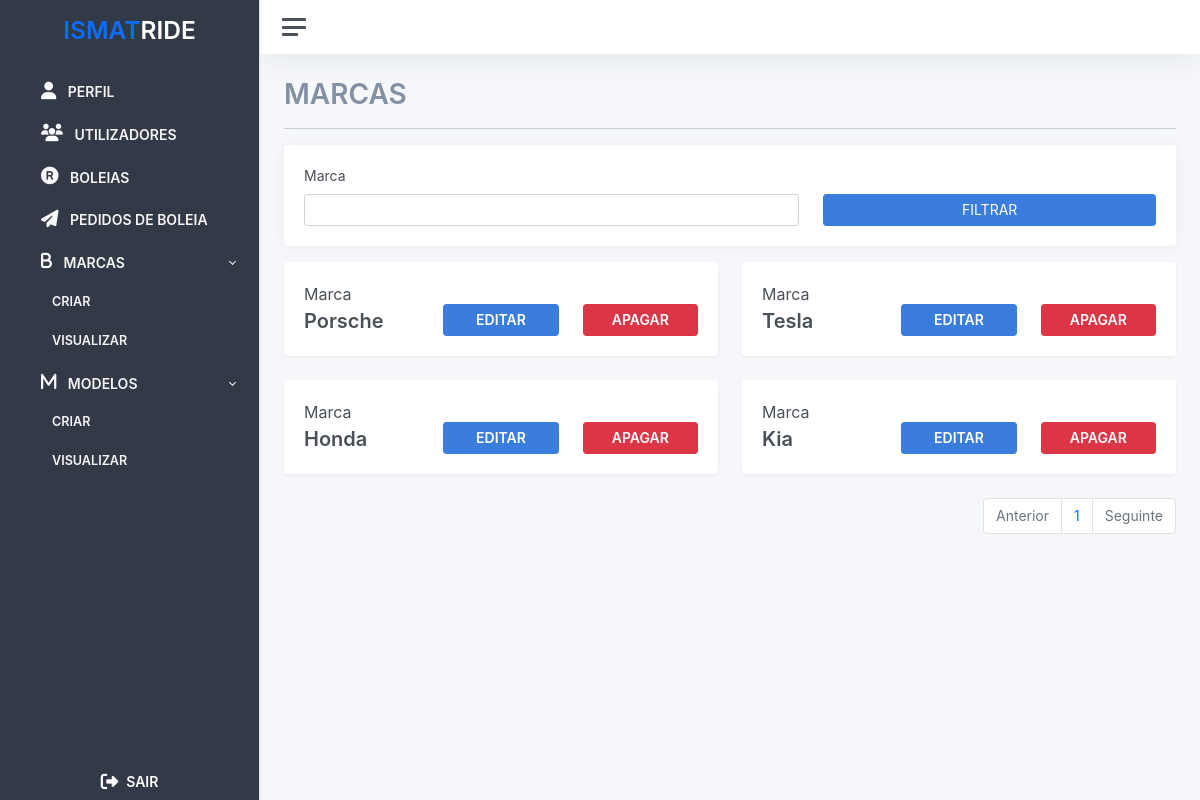
The page /admin/brands/list (signed in) on the database its author committed.
### src/users/users.py (models this page shows)
class Brand(db.Model):
	__tablename__ = 'brand'
	id = db.Column(db.Integer, primary_key=True)
	name = db.Column(db.String(100))

### src/admin/routes.py (the view)
@admin_bp.route("/brands/list")
@login_required
def list_brands():
       page = request.args.get('page', 1, type=int)
       query = Brand.query
       if request.args.get("brand"):
        query = query.filter(
            Brand.name.contains(request.args.get("brand")))
       query = query.paginate(page=page, per_page=ITEMS_PER_PAGE)
       response = {'items': list(), 'iter_pages': query.iter_pages, 'page': page, 'pages': query.pages, 'next_num': query.next_num}
       response['items'] = query
       if len(query.items) == 0 :
        return(render_template("brands/no_data.html"))
       return render_template("brands/index.html", brands = response)

### src/users/users.py (called while the page is built)
	def get_initials(self):
		first_name_initial = str.upper(self.first_name[0])
		last_name_initial = str.upper(self.last_name[0])
		return f'{first_name_initial}{last_name_initial}'

### src/templates/brands/index.html (shortened to what this page needs)
{% extends 'base/base.html' %} {% block title %} Marcas {% endblock title %} {%
block container_title %} MARCAS {% endblock container_title %} {% block filters
%}
<form action="{{ url_for('admin.list_brands') }}" method="get">
  <div class="card mb-3">
    <div class="card-body">
      <div
        class="d-flex flex-row flex-wrap gap-4 justify-content-center align-items-end justify-content-sm-start"
      >
        <div class="flex-fill">
          <label class="form-label secondary-secondary-text-color">Marca</label>
          <input
            type="text"
            value="{{ request.args.get('brand') or ''}}"
            name="brand"
            class="form-control"
          />
        </div>
        <div class="flex-fill justify-content-center">
          <button class="btn btn-primary flex-fill w-100" type="submit">
            FILTRAR
          </button>
        </div>
      </div>
    </div>
  </div>
</form>
{% endblock filters %} {%block content %}
<div class="row justify-content-start">
  {% for item in brands['items'] %}
  <div class="col-12 col-md-6 col-lg-6">
    <div class="card shadow">
      <div class="card-body">
        <div class="row h-100">
          <div class="col-12 col-sm-6 col-md-4">
            <div class="col-12 d-flex flex-column">
              <span class="font-16px mb-0">Marca</span>
              <span class="font-20px fw-bold mb-0">{{item.name}}</span>
            </div>
          </div>
          <div class="col-12 col-sm-6 col-md-8">
            <div class="d-flex flex-column h-100 justify-content-end">
              <div class="row align-items-end">
                <div class="col-6 col-sm-6">
                  <button
                    type="button"
                    data-bs-toggle="modal"
                    data-bs-target="#edit{{item.name}}"
                    class="btn btn-primary w-100 fw-bold"
                  >
                    EDITAR
                  </button>
                </div>
                <div class="col-6 col-sm-6">
                  <button class="btn btn-danger w-100 fw-bold">APAGAR</button>
                </div>
              </div>
            </div>
          </div>
        </div>
      </div>
    </div>
  </div>
  {% endfor %}
</div>
<div
  class="d-flex align-items-center justify-content-center justify-content-md-end"
>
  <ul class="pagination">
    <li class="page-item {% if brands.page == 1 %}disabled{% endif %}">
      <a
        class="page-link"
        href="{{ url_for('admin.list_brands', page=brands.prev_num) }}"
        tabindex="-1"
        >Anterior</a
      >
    </li>
    {% for page_num in brands.iter_pages(left_edge=1, right_edge=1,
    left_current=1, right_current=2) %} {% if page_num %} {% if brands.page ==
    page_num %}
    <li class="page-item">
      <a
        href="{{ url_for('admin.list_brands', page=page_num) }}"
        class="page-link"
      >
        {{ page_num }}
      </a>
    </li>
    {% endif %} {% else %} ... {% endif %} {% endfor %}
    <li
      class="page-item {% if brands.page == brands.pages %}disabled{% endif %}"
    >
      <a
        class="page-link"
        href="{{ url_for('admin.list_brands', page=brands.next_num) }}"
        tabindex="-1"
        >Seguinte</a
      >
    </li>
  </ul>
</div>
{% endblock content %}

### src/static/styles/backoffice/global.css (style rules this page uses)
.font-20px { font-size: 20px; }
.font-16px { font-size: 16px; }
a { text-decoration: none !important; }
.pagination { display: flex; padding-left: 0; list-style: none; border-radius: 0.25rem; }
.page-link { position: relative; display: block; padding: 0.5rem 0.75rem; margin-left: -1px; line-height: 1.25; color: #0d6efd; background-color: #fff; border: 1px solid #dee2e6; }
.page-link:not(:disabled):not(.disabled) { cursor: pointer; }
.page-item:first-child .page-link { margin-left: 0; border-top-left-radius: 0.25rem; border-bottom-left-radius: 0.25rem; }
.page-item:last-child .page-link { border-top-right-radius: 0.25rem; border-bottom-right-radius: 0.25rem; }
.page-item.disabled .page-link { color: #6c757d; pointer-events: none; cursor: auto; background-color: #fff; border-color: #dee2e6; }

### rows shown on the page
Brand: name "Porsche"
Brand: name "Tesla"
Brand: name "Honda"
Brand: name "Kia"

### other values the page prints
{{ page_num }} "1"
